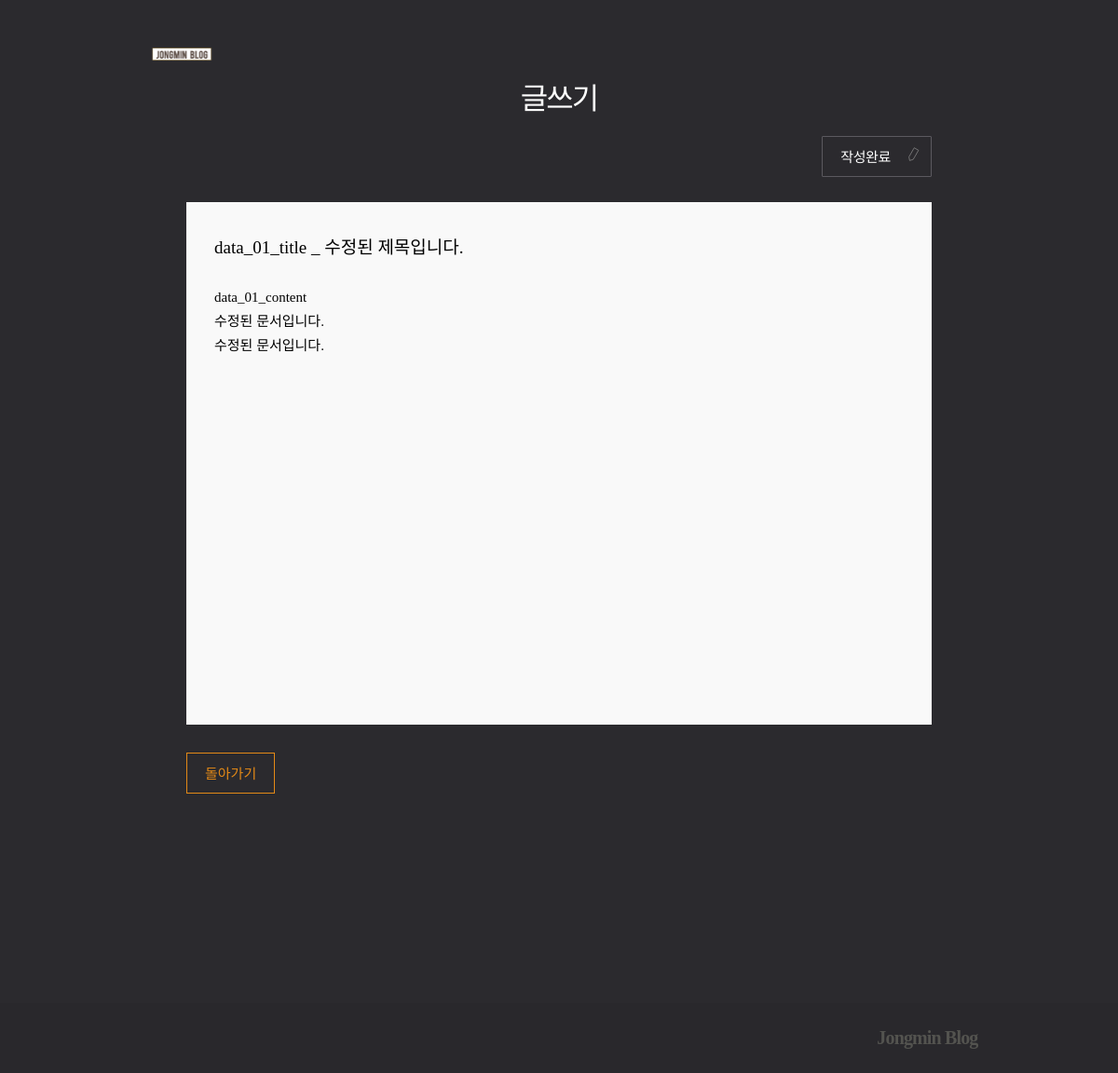
Page /posts/7/edit/ on the committed database.
### posts/models.py (models this page shows, shortened)
class Post(models.Model):
    title = models.CharField(max_length=50, unique=True,
                                error_messages={'unique': '이미 있는 제목이네요!'})
    content = models.TextField(validators=[
        MinLengthValidator(10, '너무 짧군요! 10자 이상 적어주세요.'),
        validate_symbols
    ])
    dt_created = models.DateTimeField(verbose_name="Date Created", auto_now_add=True)
    dt_modified = models.DateTimeField(verbose_name="Date Modified", auto_now=True)

### posts/views.py (the view, shortened to what this page needs)
# urls.py: path('posts/<int:post_id>/edit/', views.PostUpdateView.as_view(), name='post-update'),
class PostUpdateView(UpdateView):
    model = Post
    form_class = PostForm
    template_name = 'posts/post_form.html'
    pk_url_kwarg = 'post_id'

### posts/forms.py (shortened to what this page needs)
class PostForm(forms.ModelForm):
    class Meta:
        model = Post
        fields = ['title', 'content']
        widgets = {
            'title': forms.TextInput(attrs={
                    'class': 'title',
                    'placeholder': '제목을 입력하세요'}),
            'content': forms.Textarea(attrs={
                    'placeholder': '내용을 입력하세요'})}

### posts/templates/posts/post_form.html (shortened to what this page needs)
{% extends './base.html' %}
{% load static %}
{% block css %}
    <link rel="stylesheet" href="{% static 'posts/css/post_form.css' %}">
{% endblock css %}
{% block post_header %}
    <div class="container">
        <h1>글쓰기</h1>
    </div>
{% endblock post_header %}
{% block content %}
    <form method="POST">{% csrf_token %}
        <div class="submit">
            <input type="submit" value="작성완료">
        </div>
        <div class="editor">
            <p>{{form.title}}</p>
            <p>{{form.content}}</p>
        </div>
    </form>
    <div class="btn_back">
        <a href="{% url 'post-list' %}" >돌아가기</a>
    </div>
{% endblock content %}

### posts/static/posts/css/post_form.css (style rules this page uses)
h1,h2,h3,p,a,ul,li { margin: 0; padding: 0; font-family : 'NanumMyeongjo'; font-weight: 200; list-style: none; text-decoration: none; outline: none; color: black; }
html { position: relative; min-height: 100%; margin: 0; }
body { min-height: 100%; margin: 0; padding: 0; background: #2b2a2e; -webkit-font-smoothing: antialiased; -moz-osx-font-smoothing: auto; }
.container { width: 800px; margin: 0 auto; }
h1 { text-align: center; font-size: 32px; letter-spacing: -2px; color: #fff; }
.submit { margin-bottom: 27px; text-align: right; }
input[type="submit"] { padding: 10px 43px 11px 19px; font-size: 15px; font-family : 'NanumMyeongjo'; color: #fff; border: 1px solid #5b595f; border-radius: 1px; letter-spacing: -0.35px; background: url(../images/pen.svg)no-repeat 89px 11px/16px; cursor: pointer; }
.editor { background: #f9f9f9; }
input[type="text"] { display: block; width: 100%; padding: 35px 33px 0 30px; border: none; font-size: 19px; font-family : 'NanumMyeongjo'; background-color: transparent; box-sizing: border-box; }
textarea { width: 100%; height: 500px; padding: 33px 33px 30px 30px; border: none; font-size: 15px; line-height: 1.73; font-family : 'NanumMyeongjo'; background-color: transparent; resize: none; box-sizing: border-box; }
textarea,input:focus { outline: none; }
textarea::placeholder { color: #a9abb7; letter-spacing: -0.44px; }
input::placeholder { color: #a9abb7; letter-spacing: -0.44px; }
.btn_back a { display: inline-block; margin-top: 30px; padding: 10px 19px 11px; color: #e38917; font-size: 15px; border: 1px solid #e38917; }

### rows in the picture
Post: title "data_01_title _ 수정된 제목입니다.", content "data_01_content 수정된 문서입니다. 수정된 문서입니다."
